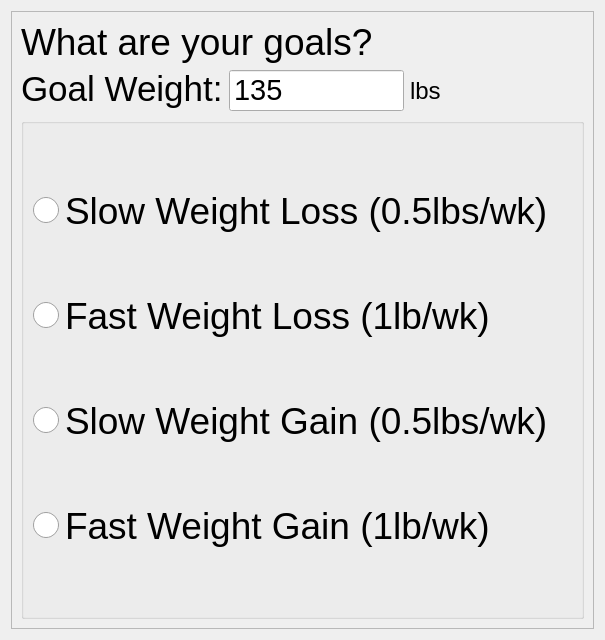
<?xml version="1.0" encoding="UTF-8"?>
<ui version="4.0">
 <class>GoalsPage</class>
 <widget class="QWizardPage" name="GoalsPage">
  <property name="geometry">
   <rect>
    <x>0</x>
    <y>0</y>
    <width>605</width>
    <height>640</height>
   </rect>
  </property>
  <property name="windowTitle">
   <string>WizardPage</string>
  </property>
  <layout class="QGridLayout" name="gridLayout">
   <item row="0" column="0">
    <widget class="QScrollArea" name="scrollArea">
     <property name="widgetResizable">
      <bool>true</bool>
     </property>
     <widget class="QWidget" name="scrollAreaWidgetContents">
      <property name="geometry">
       <rect>
        <x>0</x>
        <y>0</y>
        <width>585</width>
        <height>620</height>
       </rect>
      </property>
      <layout class="QGridLayout" name="gridLayout_2">
       <item row="0" column="0" colspan="3">
        <widget class="QLabel" name="label">
         <property name="sizePolicy">
          <sizepolicy hsizetype="Preferred" vsizetype="Fixed">
           <horstretch>0</horstretch>
           <verstretch>0</verstretch>
          </sizepolicy>
         </property>
         <property name="font">
          <font>
           <pointsize>28</pointsize>
          </font>
         </property>
         <property name="text">
          <string>What are your goals?</string>
         </property>
         <property name="scaledContents">
          <bool>true</bool>
         </property>
         <property name="wordWrap">
          <bool>true</bool>
         </property>
        </widget>
       </item>
       <item row="1" column="0">
        <widget class="QLabel" name="label_3">
         <property name="sizePolicy">
          <sizepolicy hsizetype="Preferred" vsizetype="Preferred">
           <horstretch>0</horstretch>
           <verstretch>1</verstretch>
          </sizepolicy>
         </property>
         <property name="font">
          <font>
           <pointsize>26</pointsize>
          </font>
         </property>
         <property name="text">
          <string>Goal Weight:</string>
         </property>
         <property name="scaledContents">
          <bool>true</bool>
         </property>
         <property name="alignment">
          <set>Qt::AlignmentFlag::AlignLeading|Qt::AlignmentFlag::AlignLeft|Qt::AlignmentFlag::AlignTop</set>
         </property>
         <property name="wordWrap">
          <bool>true</bool>
         </property>
        </widget>
       </item>
       <item row="1" column="1">
        <widget class="QSpinBox" name="goalWeight">
         <property name="sizePolicy">
          <sizepolicy hsizetype="Minimum" vsizetype="Fixed">
           <horstretch>0</horstretch>
           <verstretch>1</verstretch>
          </sizepolicy>
         </property>
         <property name="font">
          <font>
           <pointsize>22</pointsize>
          </font>
         </property>
         <property name="alignment">
          <set>Qt::AlignmentFlag::AlignLeading|Qt::AlignmentFlag::AlignLeft|Qt::AlignmentFlag::AlignTop</set>
         </property>
         <property name="buttonSymbols">
          <enum>QAbstractSpinBox::ButtonSymbols::NoButtons</enum>
         </property>
         <property name="accelerated">
          <bool>true</bool>
         </property>
         <property name="suffix">
          <string/>
         </property>
         <property name="maximum">
          <number>400</number>
         </property>
         <property name="value">
          <number>135</number>
         </property>
        </widget>
       </item>
       <item row="1" column="2">
        <widget class="QLabel" name="label_6">
         <property name="sizePolicy">
          <sizepolicy hsizetype="Preferred" vsizetype="Preferred">
           <horstretch>0</horstretch>
           <verstretch>1</verstretch>
          </sizepolicy>
         </property>
         <property name="font">
          <font>
           <pointsize>18</pointsize>
          </font>
         </property>
         <property name="text">
          <string>lbs</string>
         </property>
         <property name="scaledContents">
          <bool>true</bool>
         </property>
         <property name="wordWrap">
          <bool>true</bool>
         </property>
        </widget>
       </item>
       <item row="2" column="0" colspan="3">
        <widget class="QGroupBox" name="groupBox">
         <property name="title">
          <string/>
         </property>
         <layout class="QVBoxLayout" name="verticalLayout">
          <item>
           <widget class="QRadioButton" name="radioButton">
            <property name="font">
             <font>
              <pointsize>28</pointsize>
             </font>
            </property>
            <property name="styleSheet">
             <string notr="true">QRadioButton::indicator{width: 26px; height: 26px;}</string>
            </property>
            <property name="text">
             <string>Slow Weight Loss (0.5lbs/wk)</string>
            </property>
           </widget>
          </item>
          <item>
           <widget class="QRadioButton" name="radioButton_2">
            <property name="font">
             <font>
              <pointsize>28</pointsize>
             </font>
            </property>
            <property name="styleSheet">
             <string notr="true">QRadioButton::indicator{width: 26px; height: 26px;}</string>
            </property>
            <property name="text">
             <string>Fast Weight Loss (1lb/wk)</string>
            </property>
           </widget>
          </item>
          <item>
           <widget class="QRadioButton" name="radioButton_3">
            <property name="font">
             <font>
              <pointsize>28</pointsize>
             </font>
            </property>
            <property name="styleSheet">
             <string notr="true">QRadioButton::indicator{width: 26px; height: 26px;}</string>
            </property>
            <property name="text">
             <string>Slow Weight Gain (0.5lbs/wk)</string>
            </property>
           </widget>
          </item>
          <item>
           <widget class="QRadioButton" name="radioButton_4">
            <property name="font">
             <font>
              <pointsize>28</pointsize>
             </font>
            </property>
            <property name="styleSheet">
             <string notr="true">QRadioButton::indicator{width: 26px; height: 26px;}</string>
            </property>
            <property name="text">
             <string>Fast Weight Gain (1lb/wk)</string>
            </property>
           </widget>
          </item>
         </layout>
        </widget>
       </item>
      </layout>
     </widget>
    </widget>
   </item>
  </layout>
 </widget>
 <resources/>
 <connections/>
</ui>
